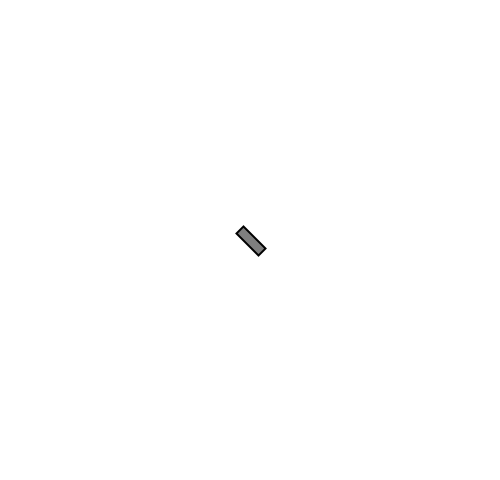
Frame 1 (no input)
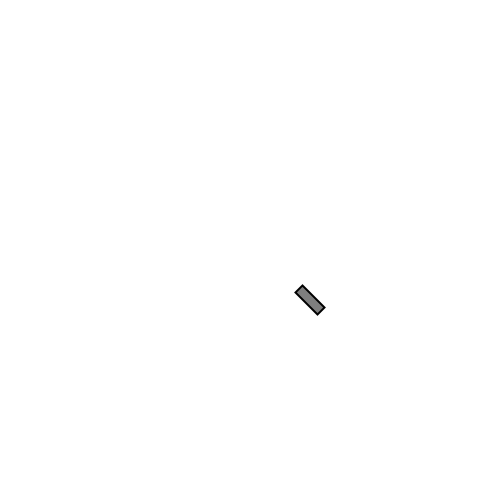
Frame 60 (the mouse pressed at the canvas centre just before this capture)
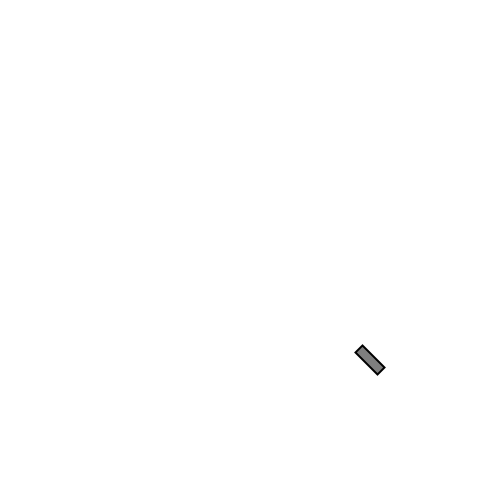
Frame 120 (the mouse held since frame 60 and released just before this capture)

The Processing sketch that drew these frames (run headless with seeded random() and noise(); from frame 60 on, the mouse is pressed at the canvas centre):

// Processing sketch: exercise_3_3
// ── exercise_3_3.pde
Car car;



void setup() {
  size(500, 480);  
  
  car = new Car();
}

void draw() {
  background(255);
  
  if (keyPressed == true) {
    if (key == CODED && keyCode == LEFT) {
      car.turnLeft();
      
    } else if (key == CODED && keyCode == RIGHT) {
      car.turnRight();
    }
  }
  
  car.update();
  car.checkEdges();
  car.display();
}


// ── Car.pde
/*
 * Author: Renan Valentin
 * Title: Car simulation
 * Date: November 22, 2014
 * Original: Daniel Shiffman
 */


class Car {

  PVector location;
  PVector velocity;
  PVector acceleration;
  float topspeed;

  float xoff, yoff;

  float r = 16;

  Car() {
    location = new PVector(width/2, height/2);
    velocity = new PVector(0, 0);
    acceleration = new PVector(1, 1);
    topspeed = 4;
    xoff = 1000;
    yoff = 0;
  }

  void update() {

   
    velocity.add(acceleration);
    velocity.limit(topspeed);
    location.add(velocity);
    
    acceleration.mult(0);
  }
  
  void applyForce(PVector force) {
    PVector f = PVector.div(force, 1.2);
    acceleration.add(f);
  }

  void display() {
    float theta = velocity.heading();

    stroke(0);
    strokeWeight(2);
    fill(127);
    pushMatrix();
    rectMode(CENTER);
    translate(location.x, location.y);
    rotate(theta);
    rect(0, 0, 30, 10);
    popMatrix();
  }
  
  void turnLeft() {
    
   velocity.x *= -1;
   
  }
  
  void turnRight() {
   velocity.x *= -1;
  }  

  void checkEdges() {

    if (location.x > width) {
      location.x = 0;
    } 
    else if (location.x < 0) {
      location.x = width;
    }

    if (location.y > height) {
      location.y = 0;
    } 
    else if (location.y < 0) {
      location.y = height;
    }
  }
}
